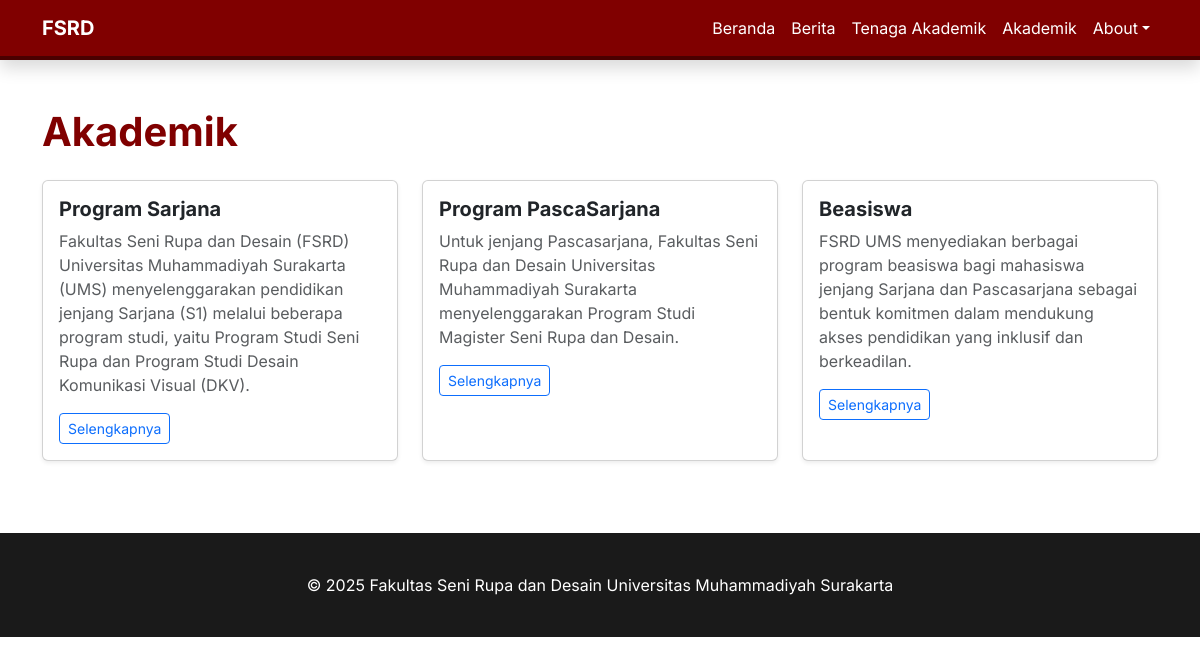
Screenshot of /akademik/ with the database file from the repository.
### website/models.py (models this page shows, shortened)
class Akademik(models.Model):
    title = models.CharField(max_length=100)
    slug = models.SlugField(max_length=100, unique=True)
    short = models.CharField(max_length=255, blank=True)
    full = models.TextField(blank=True)
    image = models.ImageField(upload_to='akademik/', null=True, blank=True)
    class Meta:
        verbose_name_plural = 'Akademik'

### website/views.py (the view)
# urls.py: path('akademik/', views.akademik, name='akademik'),
def akademik(request):
    from .models import Akademik
    items = Akademik.objects.all()
    return render(request, 'akademik.html', {'items': items})

### website/templates/akademik.html (shortened to what this page needs)
{% extends 'base.html' %}
{% block content %}
<section class="py-5">
    <div class="container">
        <h1 class="fw-bold mb-4 text-ums">Akademik</h1>
        <div class="row">
            {% for it in items %}
            <div class="col-md-4 mb-4">
                <div class="card h-100 shadow-sm">
                    <div class="card-body">
                        <h5 class="fw-bold">{{ it.title }}</h5>
                        <p class="text-muted">{{ it.short }}</p>
                        <a href="{% url 'akademik_detail' it.slug %}" class="btn btn-outline-primary btn-sm">Selengkapnya</a>
                    </div>
                </div>
            </div>
            {% endfor %}
        </div>
    </div>
</section>
{% endblock %}

### website/templates/base.html (style rules this page uses)
body { font-family: 'Inter', sans-serif; }
.text-ums { color: #800000; }

### rows the page displays
Akademik: title "Program Sarjana", short "Fakultas Seni Rupa dan Desain (FSRD) Universitas Muhammadiyah Surakarta (UMS) menyelenggarakan pendidikan jenjang Sarjana (S1) melalui beberapa program studi, yaitu Program Studi Seni Rupa dan Program Studi Desain Komunikasi Visual (DKV)."
Akademik: title "Program PascaSarjana", short "Untuk jenjang Pascasarjana, Fakultas Seni Rupa dan Desain Universitas Muhammadiyah Surakarta menyelenggarakan Program Studi Magister Seni Rupa dan Desain."
Akademik: title "Beasiswa", short "FSRD UMS menyediakan berbagai program beasiswa bagi mahasiswa jenjang Sarjana dan Pascasarjana sebagai bentuk komitmen dalam mendukung akses pendidikan yang inklusif dan berkeadilan."
